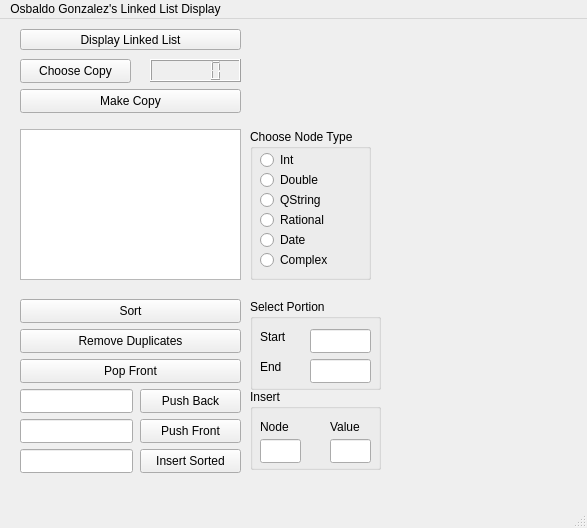
<?xml version="1.0" encoding="UTF-8"?>
<ui version="4.0">
 <class>MainWindow</class>
 <widget class="QMainWindow" name="MainWindow">
  <property name="geometry">
   <rect>
    <x>0</x>
    <y>0</y>
    <width>587</width>
    <height>528</height>
   </rect>
  </property>
  <property name="windowTitle">
   <string>MainWindow</string>
  </property>
  <widget class="QWidget" name="centralwidget">
   <widget class="QPushButton" name="displayList_PushButton">
    <property name="geometry">
     <rect>
      <x>20</x>
      <y>10</y>
      <width>221</width>
      <height>21</height>
     </rect>
    </property>
    <property name="text">
     <string>Display Linked List</string>
    </property>
   </widget>
   <widget class="QPushButton" name="chooseCopy_PushButton">
    <property name="geometry">
     <rect>
      <x>20</x>
      <y>40</y>
      <width>111</width>
      <height>24</height>
     </rect>
    </property>
    <property name="text">
     <string>Choose Copy</string>
    </property>
   </widget>
   <widget class="QLCDNumber" name="currentCopyNum_LCDNumber">
    <property name="geometry">
     <rect>
      <x>150</x>
      <y>40</y>
      <width>91</width>
      <height>23</height>
     </rect>
    </property>
   </widget>
   <widget class="QPushButton" name="pushBack_PushButton">
    <property name="geometry">
     <rect>
      <x>140</x>
      <y>370</y>
      <width>101</width>
      <height>24</height>
     </rect>
    </property>
    <property name="text">
     <string>Push Back</string>
    </property>
   </widget>
   <widget class="QLineEdit" name="pushBackInput_LineEdit">
    <property name="geometry">
     <rect>
      <x>20</x>
      <y>370</y>
      <width>113</width>
      <height>24</height>
     </rect>
    </property>
   </widget>
   <widget class="QPushButton" name="pushFront_PushButton">
    <property name="geometry">
     <rect>
      <x>140</x>
      <y>400</y>
      <width>101</width>
      <height>24</height>
     </rect>
    </property>
    <property name="text">
     <string>Push Front</string>
    </property>
   </widget>
   <widget class="QLineEdit" name="pushFrontInput_LineEdit">
    <property name="geometry">
     <rect>
      <x>20</x>
      <y>400</y>
      <width>113</width>
      <height>24</height>
     </rect>
    </property>
   </widget>
   <widget class="QPushButton" name="insertSorted_PushButton">
    <property name="geometry">
     <rect>
      <x>140</x>
      <y>430</y>
      <width>101</width>
      <height>24</height>
     </rect>
    </property>
    <property name="text">
     <string>Insert Sorted</string>
    </property>
   </widget>
   <widget class="QLineEdit" name="insertSortedInput_LineEdit">
    <property name="geometry">
     <rect>
      <x>20</x>
      <y>430</y>
      <width>113</width>
      <height>24</height>
     </rect>
    </property>
   </widget>
   <widget class="QPushButton" name="popFront_PushButton">
    <property name="geometry">
     <rect>
      <x>20</x>
      <y>340</y>
      <width>221</width>
      <height>24</height>
     </rect>
    </property>
    <property name="text">
     <string>Pop Front</string>
    </property>
   </widget>
   <widget class="QTextEdit" name="listOutput_TextEdit">
    <property name="geometry">
     <rect>
      <x>20</x>
      <y>110</y>
      <width>221</width>
      <height>151</height>
     </rect>
    </property>
   </widget>
   <widget class="QPushButton" name="sort_PushButton">
    <property name="geometry">
     <rect>
      <x>20</x>
      <y>280</y>
      <width>221</width>
      <height>24</height>
     </rect>
    </property>
    <property name="text">
     <string>Sort</string>
    </property>
   </widget>
   <widget class="QPushButton" name="removeDuplicates_PushButton">
    <property name="geometry">
     <rect>
      <x>20</x>
      <y>310</y>
      <width>221</width>
      <height>24</height>
     </rect>
    </property>
    <property name="text">
     <string>Remove Duplicates</string>
    </property>
   </widget>
   <widget class="QGroupBox" name="insert_GroupBox">
    <property name="geometry">
     <rect>
      <x>250</x>
      <y>370</y>
      <width>131</width>
      <height>81</height>
     </rect>
    </property>
    <property name="title">
     <string>Insert</string>
    </property>
    <widget class="QLabel" name="value_Label">
     <property name="geometry">
      <rect>
       <x>80</x>
       <y>30</y>
       <width>41</width>
       <height>16</height>
      </rect>
     </property>
     <property name="text">
      <string>Value</string>
     </property>
    </widget>
    <widget class="QLabel" name="node_Label">
     <property name="geometry">
      <rect>
       <x>10</x>
       <y>30</y>
       <width>58</width>
       <height>16</height>
      </rect>
     </property>
     <property name="text">
      <string>Node</string>
     </property>
    </widget>
    <widget class="QLineEdit" name="insertValueInput_LineEdit">
     <property name="geometry">
      <rect>
       <x>80</x>
       <y>50</y>
       <width>41</width>
       <height>24</height>
      </rect>
     </property>
    </widget>
    <widget class="QLineEdit" name="insertNodeInput_LineEdit">
     <property name="geometry">
      <rect>
       <x>10</x>
       <y>50</y>
       <width>41</width>
       <height>24</height>
      </rect>
     </property>
    </widget>
   </widget>
   <widget class="QGroupBox" name="selectPortion_GroupBox">
    <property name="geometry">
     <rect>
      <x>250</x>
      <y>280</y>
      <width>131</width>
      <height>91</height>
     </rect>
    </property>
    <property name="title">
     <string>Select Portion</string>
    </property>
    <widget class="QLabel" name="start_Label">
     <property name="geometry">
      <rect>
       <x>10</x>
       <y>30</y>
       <width>58</width>
       <height>16</height>
      </rect>
     </property>
     <property name="text">
      <string>Start</string>
     </property>
    </widget>
    <widget class="QLineEdit" name="endInputPortionList_LineEdit">
     <property name="geometry">
      <rect>
       <x>60</x>
       <y>60</y>
       <width>61</width>
       <height>24</height>
      </rect>
     </property>
    </widget>
    <widget class="QLineEdit" name="startInputPortionList_LineEdit">
     <property name="geometry">
      <rect>
       <x>60</x>
       <y>30</y>
       <width>61</width>
       <height>24</height>
      </rect>
     </property>
    </widget>
    <widget class="QLabel" name="end_Label">
     <property name="geometry">
      <rect>
       <x>10</x>
       <y>60</y>
       <width>58</width>
       <height>16</height>
      </rect>
     </property>
     <property name="text">
      <string>End</string>
     </property>
    </widget>
   </widget>
   <widget class="QGroupBox" name="nodeType_GroupBox">
    <property name="geometry">
     <rect>
      <x>250</x>
      <y>110</y>
      <width>121</width>
      <height>151</height>
     </rect>
    </property>
    <property name="title">
     <string>Choose Node Type</string>
    </property>
    <widget class="QRadioButton" name="complex_RadioButton">
     <property name="geometry">
      <rect>
       <x>10</x>
       <y>120</y>
       <width>100</width>
       <height>22</height>
      </rect>
     </property>
     <property name="text">
      <string>Complex</string>
     </property>
    </widget>
    <widget class="QRadioButton" name="qstring_RadioButton">
     <property name="geometry">
      <rect>
       <x>10</x>
       <y>60</y>
       <width>100</width>
       <height>22</height>
      </rect>
     </property>
     <property name="text">
      <string>QString</string>
     </property>
    </widget>
    <widget class="QRadioButton" name="double_RadioButton">
     <property name="geometry">
      <rect>
       <x>10</x>
       <y>40</y>
       <width>100</width>
       <height>22</height>
      </rect>
     </property>
     <property name="text">
      <string>Double</string>
     </property>
    </widget>
    <widget class="QRadioButton" name="rational_RadioButton">
     <property name="geometry">
      <rect>
       <x>10</x>
       <y>80</y>
       <width>100</width>
       <height>22</height>
      </rect>
     </property>
     <property name="text">
      <string>Rational</string>
     </property>
    </widget>
    <widget class="QRadioButton" name="int_RadioButton">
     <property name="geometry">
      <rect>
       <x>10</x>
       <y>20</y>
       <width>100</width>
       <height>22</height>
      </rect>
     </property>
     <property name="text">
      <string>Int</string>
     </property>
    </widget>
    <widget class="QRadioButton" name="date_RadioButton">
     <property name="geometry">
      <rect>
       <x>10</x>
       <y>100</y>
       <width>100</width>
       <height>22</height>
      </rect>
     </property>
     <property name="text">
      <string>Date</string>
     </property>
    </widget>
   </widget>
   <widget class="QPushButton" name="makeCopy_PushButton">
    <property name="geometry">
     <rect>
      <x>20</x>
      <y>70</y>
      <width>221</width>
      <height>24</height>
     </rect>
    </property>
    <property name="text">
     <string>Make Copy</string>
    </property>
   </widget>
  </widget>
  <widget class="QMenuBar" name="menubar">
   <property name="geometry">
    <rect>
     <x>0</x>
     <y>0</y>
     <width>587</width>
     <height>21</height>
    </rect>
   </property>
   <widget class="QMenu" name="menuOsbaldo_Gonzalez_s_Linked_List_Display">
    <property name="title">
     <string>Osbaldo Gonzalez's Linked List Display</string>
    </property>
   </widget>
   <addaction name="menuOsbaldo_Gonzalez_s_Linked_List_Display"/>
  </widget>
  <widget class="QStatusBar" name="statusbar"/>
 </widget>
 <resources/>
 <connections/>
</ui>
